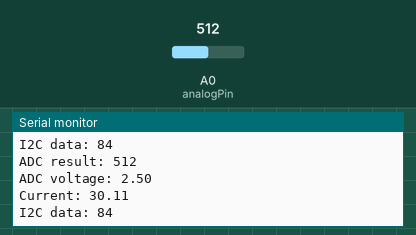
A sketch run on a simulated Arduino Uno, built with avr-gcc and run on an emulated ATmega328P. Shown: the last lines printed to the serial monitor. Inputs (shaded band) come from the test bench; at power-on: A0 (analogPin) = 512.

Above: at 1.2 s.
1.3 s: A0 (analogPin) set to 306
At 2.1 s:
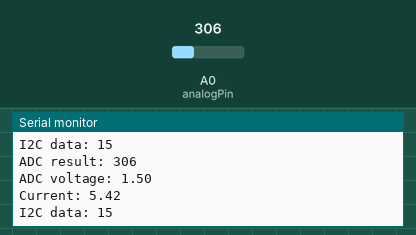
4.3 s: A0 (analogPin) set to 511
At 5.0 s:
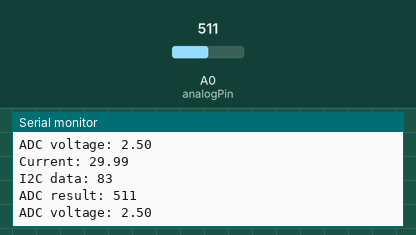
7.3 s: A0 (analogPin) set to 122
At 8.2 s:
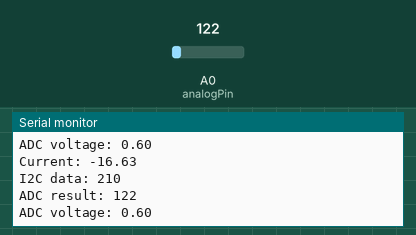
10.3 s: A0 (analogPin) set to 716
At 10.9 s:
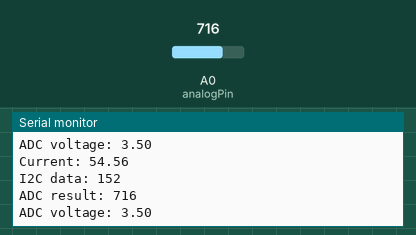
13.3 s: A0 (analogPin) set to 0
At 13.9 s:
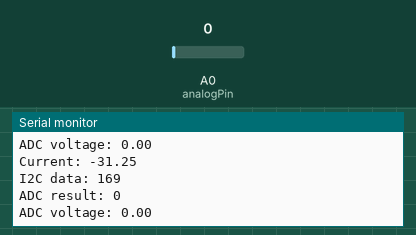
16.3 s: A0 (analogPin) set to 900
At 17.2 s:
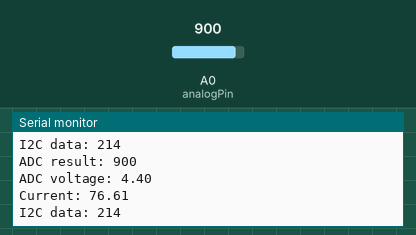
Timing chart, 0 to 19.3 s (numbered marks = the images above; inputs shaded):
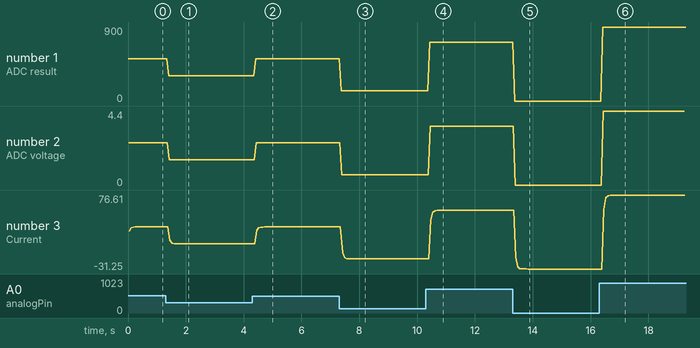

The sketch:

I2CSlave_Test.ino
```cpp
#include <Wire.h>

// Digital Pinout

// Analog Pinout
const uint8_t analogPin = 0;

// Global Variables
const uint8_t Nsensors = 1; // number of current sensors
uint8_t tx_buffer[Nsensors] = {0};  // send one byte per current sensor device
float smoothCurrent = 0;  // exponentially smoothed current
const float alpha = 0.8;  // exponential smoothing parameter (0 < alpha < 1)

void setup() {
  Serial.begin(9600);           // start serial for output
  initCurrentSensor();
  Wire.begin(16);               // join i2c bus with address #16
  Wire.onRequest(requestEvent); // register event
}

void loop() {
    int ADCval = analogRead(analogPin);
    float ADCvoltage = ADCval/1023.0*5.0;
    float current = toAmperes(ADCvoltage);
    smoothCurrent = alpha*current + (1 - alpha)*smoothCurrent;
    tx_buffer[0] = (uint8_t)(smoothCurrent*2.8);
    Serial.print("ADC result: ");Serial.println(ADCval);
    Serial.print("ADC voltage: ");Serial.println(ADCvoltage);
    Serial.print("Current: ");Serial.println(smoothCurrent);
    Serial.print("I2C data: ");Serial.println(tx_buffer[0]);
    Serial.println();
}

// function that executes whenever data is requested by master
// this function is registered as an event, see setup()
void requestEvent() {
  Wire.write(tx_buffer,Nsensors);
}

void initCurrentSensor(void) {

}

float toAmperes(float adcVoltage) {
  return (24.5205*adcVoltage - 31.2500);
}
```

Measured:
- after the input at 1.3 s, the serial monitor: prints a new line after 0.12 s (image 1)
- after the input at 4.3 s, the serial monitor: prints a new line after 0.11 s (image 2)
- after the input at 7.3 s, the serial monitor: prints a new line after 0.08 s (image 3)
- after the input at 10.3 s, the serial monitor: prints a new line after 0.14 s (image 4)
- after the input at 13.3 s, the serial monitor: prints a new line after 0.08 s (image 5)
- after the input at 16.3 s, the serial monitor: prints a new line after 0.12 s (image 6)
- plotted number 1: 512 → 306 after the input at 1.3 s, 306 → 511 after the input at 4.3 s, 511 → 122 after the input at 7.3 s, 122 → 716 after the input at 10.3 s, 716 → 0 after the input at 13.3 s
- plotted number 2: 2.5 → 1.5 after the input at 1.3 s, 2.5 → 0.6 after the input at 7.3 s, 0.6 → 3.5 after the input at 10.3 s, 3.5 → 0 after the input at 13.3 s, 0 → 4.4 after the input at 16.3 s
